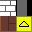

This is a level from a 2D game, rendered from its Tiled map with the project's own tilesets. A one-line summary and the complete map file follow:
An orthogonal 2x2 tile map with 16x16 px tiles, 1 tile layer (Capa de patrones 1).

<map version="1.10" tiledversion="1.10.2" orientation="orthogonal" renderorder="right-down" width="2" height="2" tilewidth="16" tileheight="16" infinite="0" nextlayerid="2" nextobjectid="1">
 <tileset firstgid="1" source="Mercadona.tsx" />
 <layer id="1" name="Capa de patrones 1" width="2" height="2">
  <data encoding="csv">
48,22,
19,13
</data>
 </layer>
</map>
